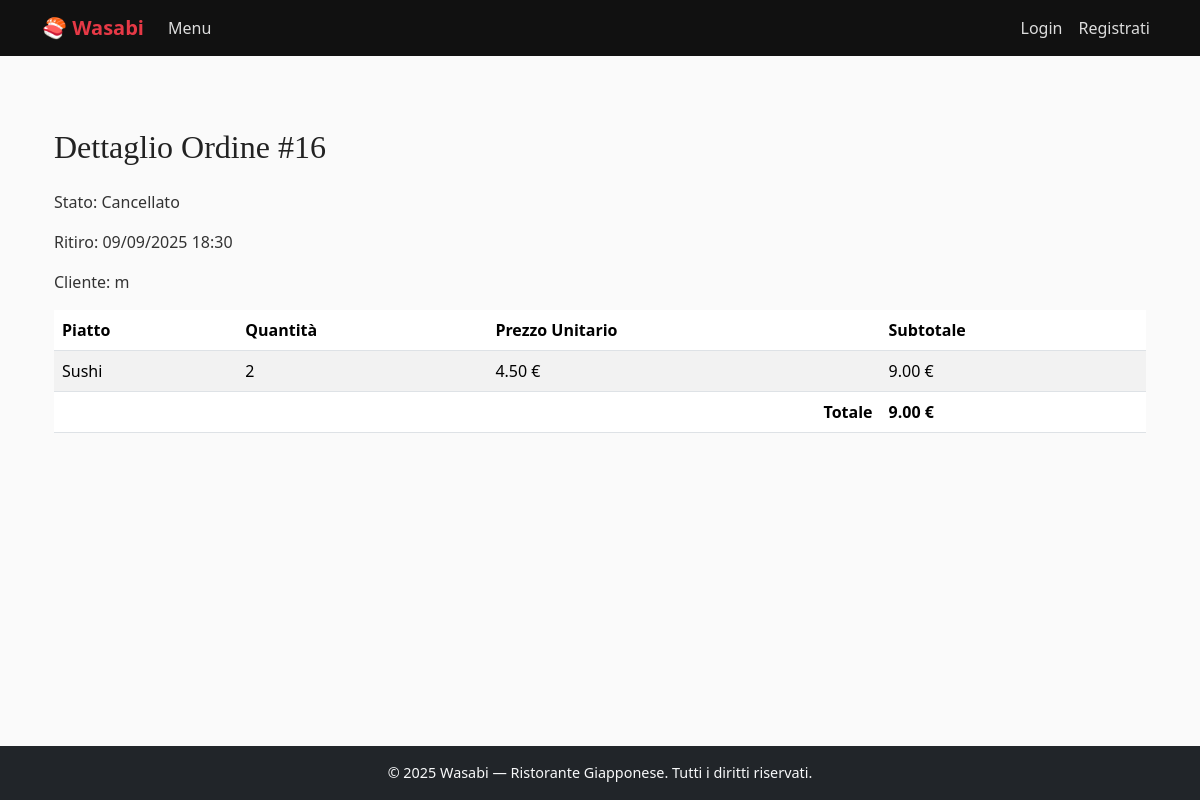
Before: /takeaway/ordine/16/ with the older database file.
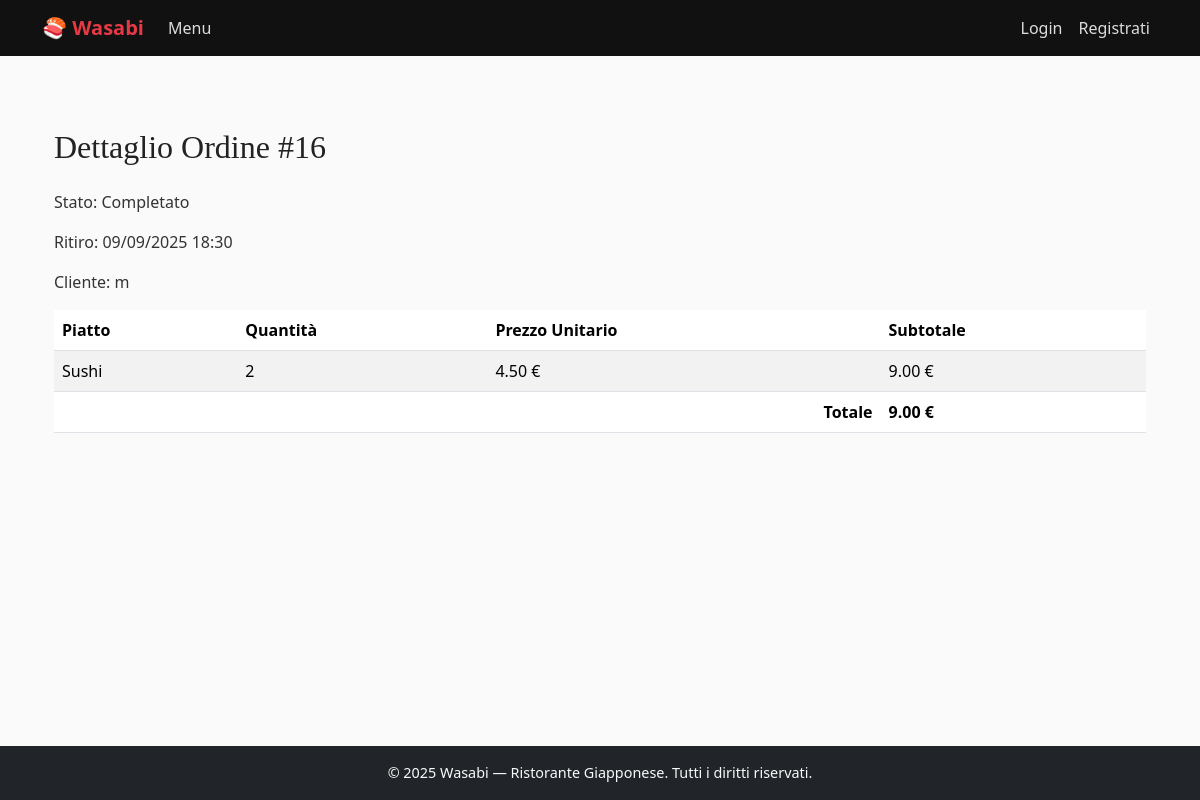
After: the same page with the newer database file.
### takeaway/models.py (models this page shows, shortened)
class Ordine(models.Model):
    STATUS_CHOICES = [
        ('pending', 'In attesa'),
        ('completed', 'Completato'),
        ('cancelled', 'Cancellato'),
    ]
    cliente = models.ForeignKey(User, on_delete=models.CASCADE)
    orario_ritiro = models.DateTimeField()
    stato = models.CharField(max_length=20, choices=STATUS_CHOICES, default='pending')
    creato_il = models.DateTimeField(auto_now_add=True)
    def totale(self):
        return sum(piatto.subtotale() for piatto in self.piatti.all())

class PiattoOrdine(models.Model):
    ordine = models.ForeignKey(Ordine, related_name="piatti", on_delete=models.CASCADE)
    piatto = models.ForeignKey(Piatto, on_delete=models.CASCADE)
    quantita = models.PositiveIntegerField(default=1)
    prezzo_unitario = models.DecimalField(max_digits=6, decimal_places=2)
    def subtotale(self):
        return self.prezzo_unitario * self.quantita

### takeaway/views.py (the view)
# urls.py: path('ordine/<int:pk>/', OrdineDetailView.as_view(), name='ordine'),
class OrdineDetailView(GroupRequiredMixin, DetailView):
    group_required = ["Clienti", "Dipendenti"]
    model = Ordine
    template_name = 'takeaway/ordine/ordine_detail.html'
    context_object_name = 'ordine'

### takeaway/templates/takeaway/ordine/ordine_detail.html (shortened to what this page needs)
{% extends "base.html" %}
{% load static %}
{% block content %}
  <div class="container py-5">
    <h2 class="mb-4">Dettaglio Ordine #{{ ordine.id }}</h2>
    <p>Stato: {{ ordine.get_stato_display }}</p>
    <p>Ritiro: {{ ordine.orario_ritiro|date:"d/m/Y H:i" }}</p>
    {% if not "Clienti" in user.groups.all.0.name %}
        <p>Cliente: {{ ordine.cliente }}</p>
    {% endif %}
    <table class="table table-striped">
        <thead>
            <tr>
                <th>Piatto</th>
                <th>Quantità</th>
                <th>Prezzo Unitario</th>
                <th>Subtotale</th>
            </tr>
        </thead>
        <tbody>
            {% for piatto in ordine.piatti.all %}
            <tr>
                <td>{{ piatto.piatto.nome }}</td>
                <td>{{ piatto.quantita }}</td>
                <td>{{ piatto.prezzo_unitario|floatformat:2 }} &euro;</td>
                <td>{{ piatto.subtotale|floatformat:2 }} &euro;</td>
            </tr>
            {% endfor %}
        </tbody>
        <tfoot>
            <tr>
                <th colspan="3" class="text-end">Totale</th>
                <th>{{ ordine.totale|floatformat:2 }} &euro;</th>
            </tr>
        </tfoot>
    </table>
  </div>
{% endblock %}

Changed rows visible on the page:
changed Ordine id 16: stato "Cancellato" → "Completato"
